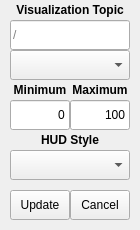
<?xml version="1.0" encoding="UTF-8"?>
<ui version="4.0">
 <class>GenericHUDOptions</class>
 <widget class="QWidget" name="GenericHUDOptions">
  <property name="geometry">
   <rect>
    <x>0</x>
    <y>0</y>
    <width>140</width>
    <height>230</height>
   </rect>
  </property>
  <property name="sizePolicy">
   <sizepolicy hsizetype="Fixed" vsizetype="Fixed">
    <horstretch>0</horstretch>
    <verstretch>0</verstretch>
   </sizepolicy>
  </property>
  <property name="minimumSize">
   <size>
    <width>140</width>
    <height>230</height>
   </size>
  </property>
  <property name="windowTitle">
   <string>Generic HUD Options</string>
  </property>
  <widget class="QPushButton" name="button_update">
   <property name="enabled">
    <bool>true</bool>
   </property>
   <property name="geometry">
    <rect>
     <x>10</x>
     <y>190</y>
     <width>60</width>
     <height>30</height>
    </rect>
   </property>
   <property name="text">
    <string>Update</string>
   </property>
   <property name="default">
    <bool>false</bool>
   </property>
  </widget>
  <widget class="QLineEdit" name="textbox_topic_name">
   <property name="geometry">
    <rect>
     <x>10</x>
     <y>20</y>
     <width>120</width>
     <height>30</height>
    </rect>
   </property>
   <property name="text">
    <string/>
   </property>
   <property name="placeholderText">
    <string>/</string>
   </property>
  </widget>
  <widget class="QLineEdit" name="textbox_value_min">
   <property name="geometry">
    <rect>
     <x>10</x>
     <y>100</y>
     <width>60</width>
     <height>30</height>
    </rect>
   </property>
   <property name="text">
    <string>0</string>
   </property>
   <property name="alignment">
    <set>Qt::AlignRight|Qt::AlignTrailing|Qt::AlignVCenter</set>
   </property>
   <property name="placeholderText">
    <string/>
   </property>
  </widget>
  <widget class="QComboBox" name="combo_topic_contents">
   <property name="geometry">
    <rect>
     <x>10</x>
     <y>50</y>
     <width>120</width>
     <height>30</height>
    </rect>
   </property>
  </widget>
  <widget class="QLineEdit" name="textbox_value_max">
   <property name="geometry">
    <rect>
     <x>70</x>
     <y>100</y>
     <width>60</width>
     <height>30</height>
    </rect>
   </property>
   <property name="text">
    <string>100</string>
   </property>
   <property name="alignment">
    <set>Qt::AlignRight|Qt::AlignTrailing|Qt::AlignVCenter</set>
   </property>
   <property name="placeholderText">
    <string/>
   </property>
  </widget>
  <widget class="QPushButton" name="button_cancel">
   <property name="enabled">
    <bool>true</bool>
   </property>
   <property name="geometry">
    <rect>
     <x>70</x>
     <y>190</y>
     <width>60</width>
     <height>30</height>
    </rect>
   </property>
   <property name="text">
    <string>Cancel</string>
   </property>
   <property name="default">
    <bool>false</bool>
   </property>
  </widget>
  <widget class="QLabel" name="label_value_min">
   <property name="geometry">
    <rect>
     <x>10</x>
     <y>80</y>
     <width>60</width>
     <height>20</height>
    </rect>
   </property>
   <property name="font">
    <font>
     <weight>75</weight>
     <bold>true</bold>
    </font>
   </property>
   <property name="text">
    <string>Minimum</string>
   </property>
   <property name="alignment">
    <set>Qt::AlignCenter</set>
   </property>
  </widget>
  <widget class="QLabel" name="label_value_max">
   <property name="geometry">
    <rect>
     <x>70</x>
     <y>80</y>
     <width>60</width>
     <height>20</height>
    </rect>
   </property>
   <property name="font">
    <font>
     <weight>75</weight>
     <bold>true</bold>
    </font>
   </property>
   <property name="text">
    <string>Maximum</string>
   </property>
   <property name="alignment">
    <set>Qt::AlignCenter</set>
   </property>
  </widget>
  <widget class="QLabel" name="label_topic">
   <property name="geometry">
    <rect>
     <x>10</x>
     <y>0</y>
     <width>120</width>
     <height>20</height>
    </rect>
   </property>
   <property name="font">
    <font>
     <weight>75</weight>
     <bold>true</bold>
    </font>
   </property>
   <property name="text">
    <string>Visualization Topic</string>
   </property>
   <property name="alignment">
    <set>Qt::AlignCenter</set>
   </property>
  </widget>
  <widget class="QComboBox" name="combo_style">
   <property name="geometry">
    <rect>
     <x>10</x>
     <y>150</y>
     <width>120</width>
     <height>30</height>
    </rect>
   </property>
  </widget>
  <widget class="QLabel" name="label_style">
   <property name="geometry">
    <rect>
     <x>10</x>
     <y>130</y>
     <width>120</width>
     <height>20</height>
    </rect>
   </property>
   <property name="font">
    <font>
     <weight>75</weight>
     <bold>true</bold>
    </font>
   </property>
   <property name="text">
    <string>HUD Style</string>
   </property>
   <property name="alignment">
    <set>Qt::AlignCenter</set>
   </property>
  </widget>
 </widget>
 <resources/>
 <connections/>
</ui>
